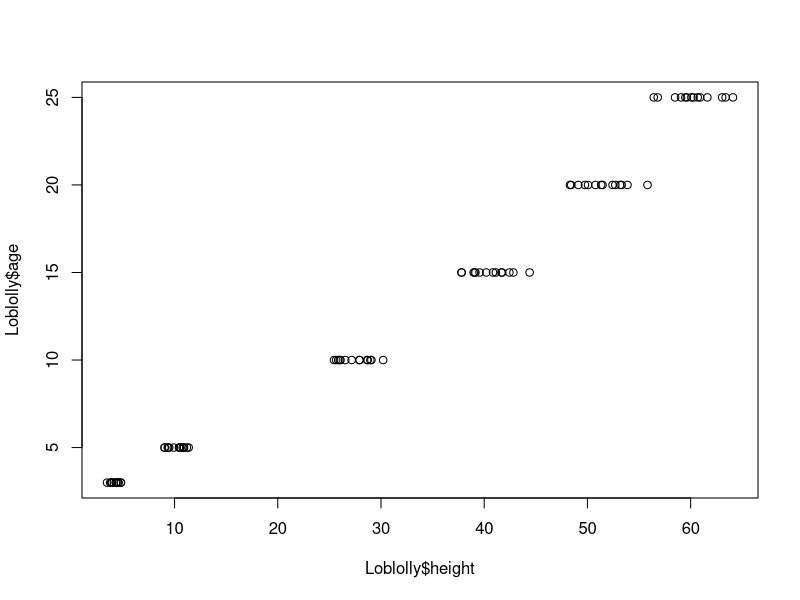
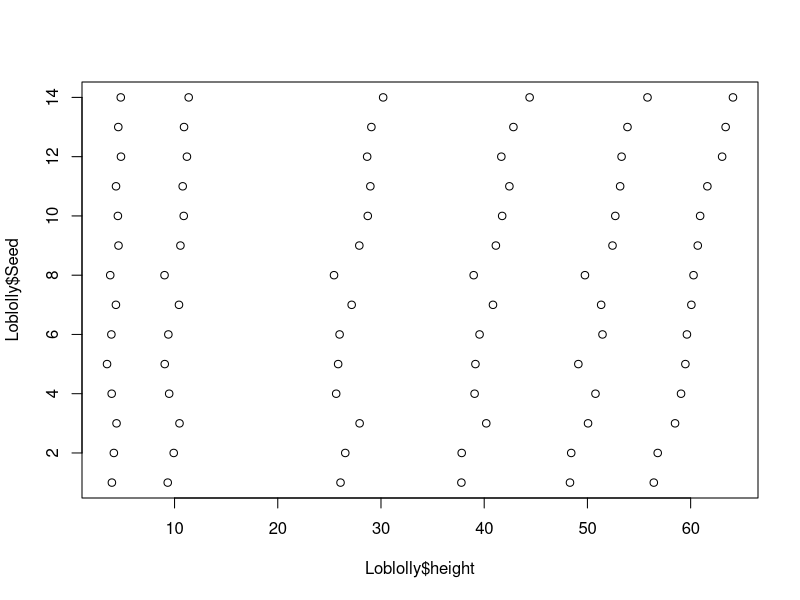
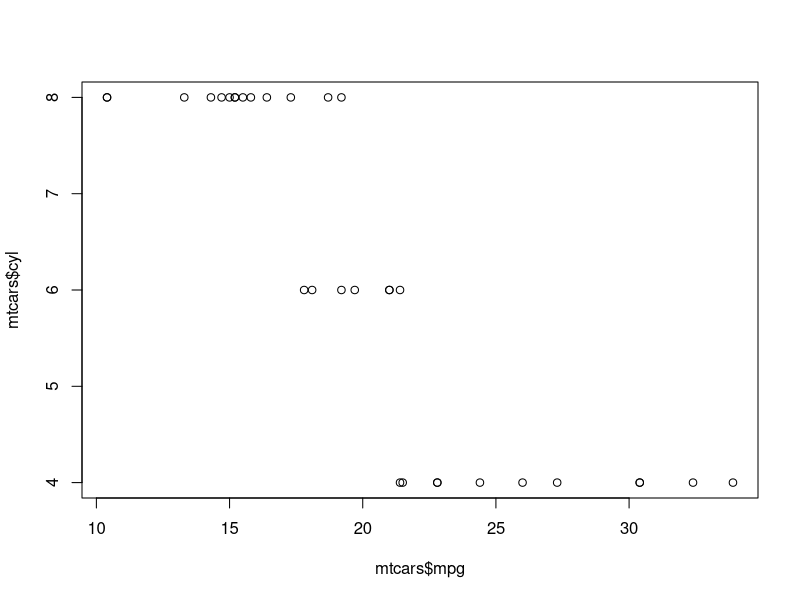
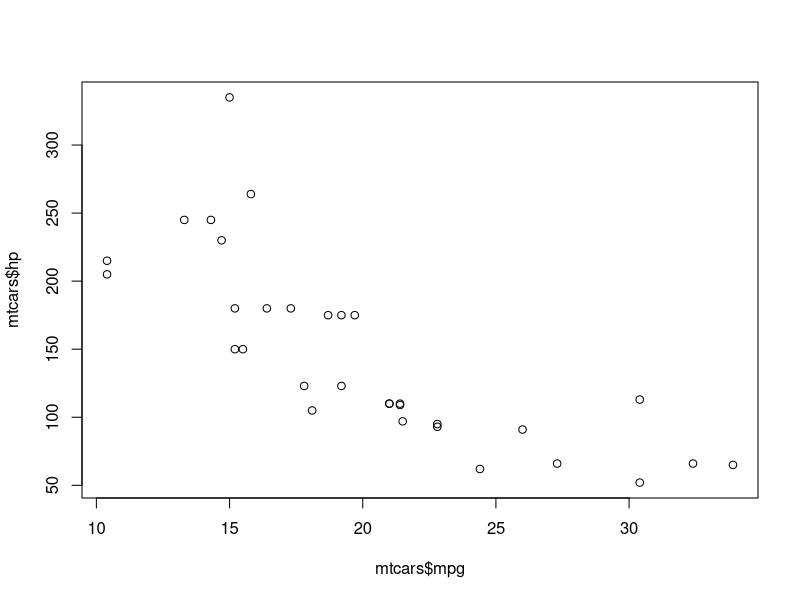

Write R code to recreate these figures, in order.
## ---- chunk 1
data("Loblolly")

plot(x = Loblolly$height, y = Loblolly$age)
## ---- chunk 2
data("Loblolly")

plot(x = Loblolly$height, y = Loblolly$Seed)
## ---- chunk 3
data("mtcars")

plot(x = mtcars$mpg, y = mtcars$cyl)
## ---- chunk 4
data("mtcars")

plot(x = mtcars$mpg, y = mtcars$hp)
